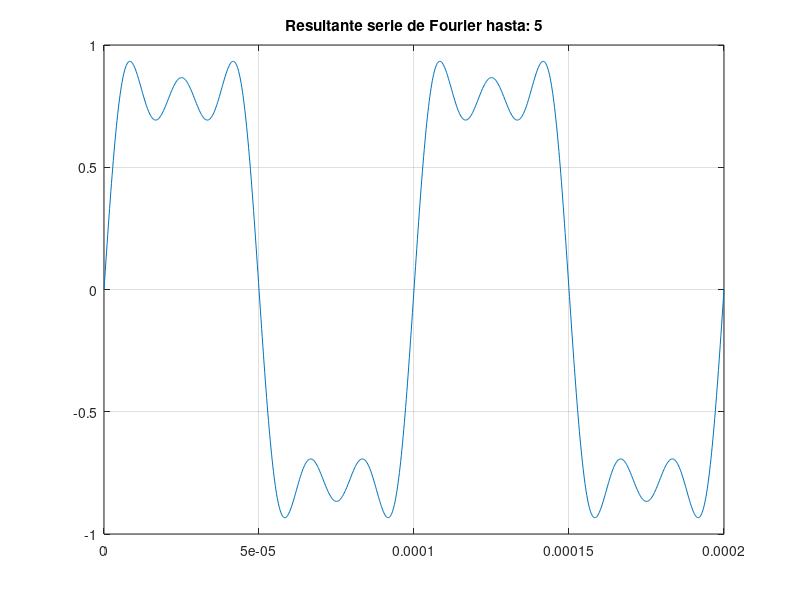

Reproduce this figure in MATLAB.
clc
clear global
close all

% ENTRADAS
frecuencia = 10e3;
repeticiones = 5; % numero impar
resolucion = 1000;
cantidadPeriodos = 2;

% PROCESOS
tiempo = linspace(0,cantidadPeriodos/frecuencia,resolucion);

for coeficiente = 1.0:+2.0:repeticiones
    componente = (1/coeficiente)*sin(2*pi*coeficiente*frecuencia*tiempo);
    if coeficiente == 1
        cuadrada = componente;
    else
       cuadrada = cuadrada + componente; 
    end       
end

texto = cat(2,'Resultante serie de Fourier hasta: ', num2str(repeticiones));

figure(1)
plot(tiempo,cuadrada)
title(texto)
grid on